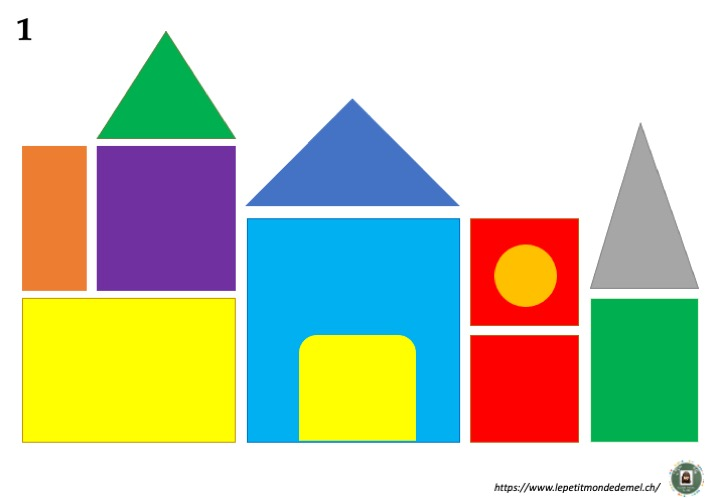
#> input picture Unidad 2 Visión Artificial con Python (OpenCV)/formas2.jpeg, 720 x 498 px, found by its file name
$ python Vision_u2_punto_8.py
#> lines starting #> are read from the running program, lines starting #| are printed output that depends on the picture; after the words box and inside, x2 and y2 are one past the last pixel; in counts of white or black regions, pixels touching at a corner belong together
import cv2
import numpy as np

imagen = cv2.imread(r'C:\Users\Yesenia\Documents\poo\IA\formas2.jpeg')
#> imagen is the input picture: shape (498, 720, 3); mean B, G, R 179.3, 204.1, 195.5
imagen = cv2.resize(imagen, (600, 550))
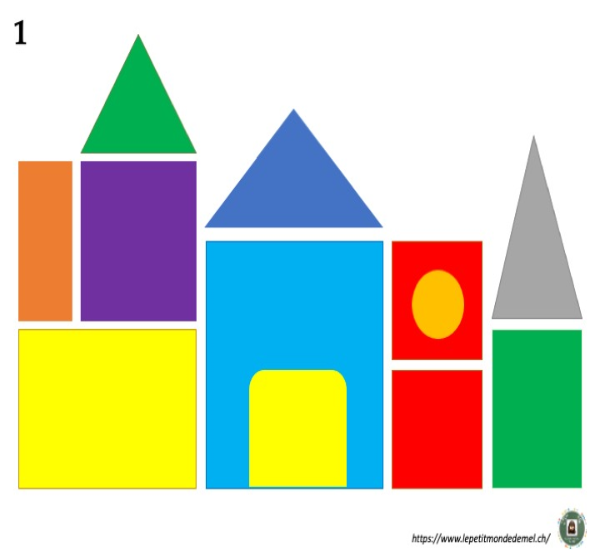
#> imagen: shape (550, 600, 3); mean B, G, R 179.2, 204.1, 195.4
gris = cv2.cvtColor(imagen, cv2.COLOR_BGR2GRAY)
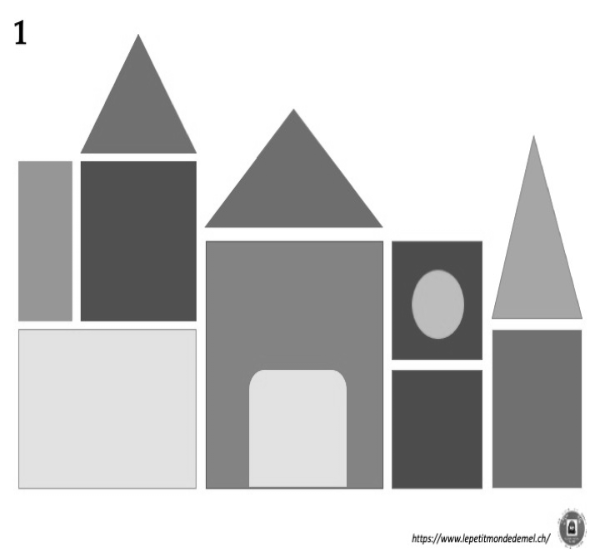
#> gris: shape (550, 600); min 0, max 255, mean 198.7
gaus = cv2.GaussianBlur(gris, (5, 5), 0)
_, binaria = cv2.threshold(gaus, 200, 255, cv2.THRESH_BINARY_INV)
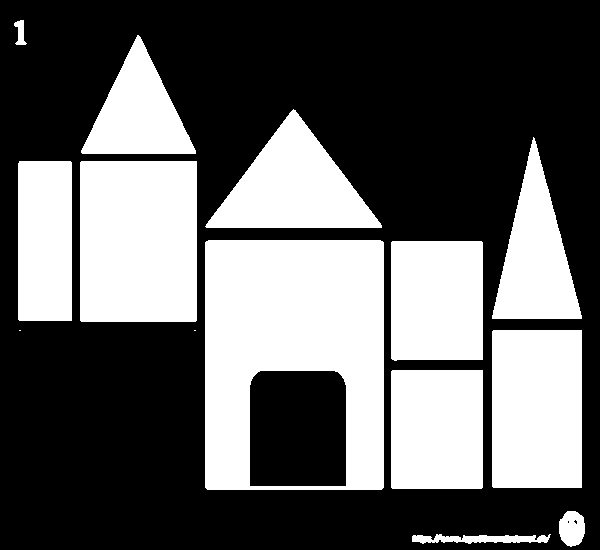
#> binaria: shape (550, 600); 38.1% white; 14 white regions (2 under 20 px)

contornos, _ = cv2.findContours(binaria, cv2.RETR_EXTERNAL, cv2.CHAIN_APPROX_SIMPLE)
#> contornos = 14 contours, 2 with area under 20; largest, box (x1, y1, x2, y2) and area: (205, 240, 384, 490) 44312, (80, 161, 197, 322) 18558, (492, 330, 582, 488) 13972, (391, 241, 483, 361) 10740, (391, 370, 483, 489) 10736

for contorno in contornos:
    if cv2.contourArea(contorno) > 300:
        cv2.drawContours(imagen, [contorno], -1, (0, 255, 0), 2)

        area = cv2.contourArea(contorno)
        perimetro = cv2.arcLength(contorno, True)
        epsilon = 0.02 * perimetro
        aproximacion = cv2.approxPolyDP(contorno, epsilon, True)

        if len(aproximacion) == 3:
            forma = "Triángulo"
        elif len(aproximacion) == 4:
            (x, y, w, h) = cv2.boundingRect(contorno)
            aspecto = w / float(h)
            forma = "Cuadrado" if 0.9 < aspecto < 1.1 else "Rectángulo"
        elif len(aproximacion) > 6:
            forma = "Círculo"
        else:
            forma = "Desconocido"

        M = cv2.moments(contorno)
        if M["m00"] != 0:
            cx = int(M["m10"] / M["m00"])
            cy = int(M["m01"] / M["m00"])
            cv2.putText(imagen, f"{forma}, A:{int(area)}", (cx - 50, cy),
                        cv2.FONT_HERSHEY_SIMPLEX, 0.5, (0, 0, 255), 2)
#> this loop made 14 passes
#> (area, perimetro, epsilon, aproximacion, x, y, w, h) on passes 3, 4, 7, 8, 9, 10: (10736.5, 416.2, 8.32, [[392, 370], [391, 487], [481, 488], [482, 370]], 391, 370, 92, 119), (13972, 490.8, 9.82, [[493, 330], [492, 486], [581, 487], [581, 330]], 492, 330, 90, 158), (10739.5, 417.1, 8.34, [[392, 241], [391, 358], [482, 359], [482, 242]], 391, 241, 92, 120), (44312, 849.3, 16.99, [[206, 241], [205, 487], [381, 489], [383, 242]], 205, 240, 179, 250), (18558.5, 550.2, 11, [[81, 161], [80, 320], [195, 321], [196, 161]], 80, 161, 117, 161), (8424.5, 422.2, 8.44, [[19, 161], [18, 319], [71, 320], [71, 162]], 18, 161, 54, 160)
#> (area, perimetro, epsilon, aproximacion, forma, cx, cy) on passes 1, 11, 12, 13: (740.5, 340.2, 6.8, [[412, 541], [546, 542], [550, 534]], 'Triángulo', 479, 538), (8218.5, 487.9, 9.76, [[533, 137], [492, 318], [581, 318]], 'Triángulo', 535, 257), (10615, 484.9, 9.7, [[205, 226], [381, 227], [293, 109]], 'Triángulo', 293, 187), (6947, 397.2, 7.94, [[137, 35], [81, 152], [195, 153]], 'Triángulo', 137, 113)
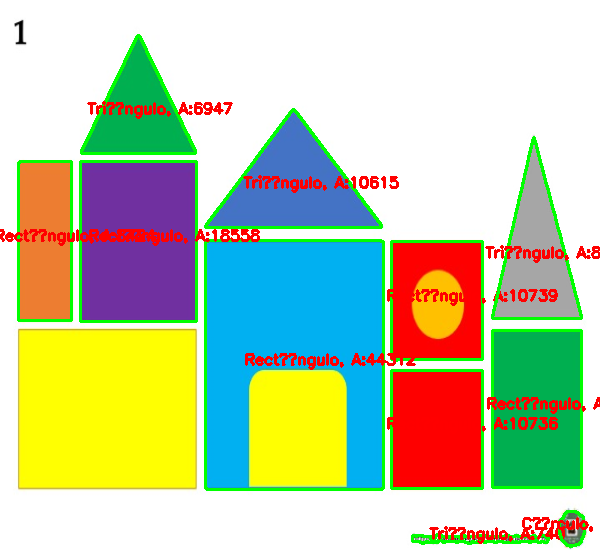
#> imagen: shape (550, 600, 3); 7.51% of pixels changed, all inside (x1, y1, x2, y2) = (0, 34, 600, 548)

cv2.imshow("Detección de objetos", imagen)
cv2.waitKey(0)
cv2.destroyAllWindows()

$ run again, with Unidad 2 Visión Artificial con Python (OpenCV)/camion.jpg copied over Unidad 2 Visión Artificial con Python (OpenCV)/formas2.jpeg
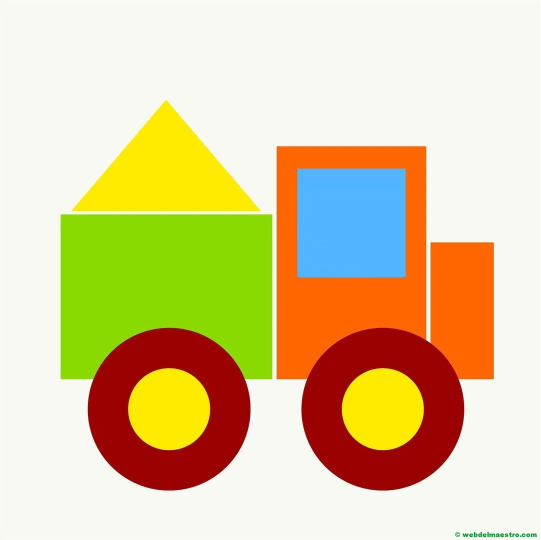
#> input picture Unidad 2 Visión Artificial con Python (OpenCV)/camion.jpg, 1081 x 1080 px, found by its file name (shown at 1/2 size)
#> imagen is the input picture: shape (1080, 1081, 3); mean B, G, R 153.5, 202.5, 220.9
#> `_, binaria = cv2.threshold(gaus, 200, 255, cv2.THRESH_BINARY_INV)`:
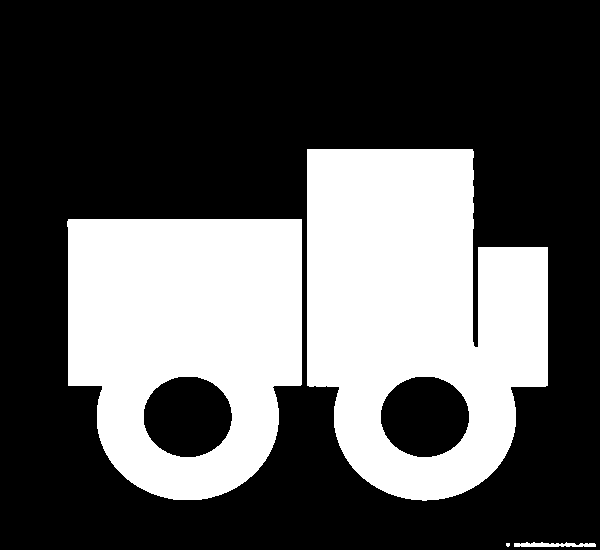
#> binaria: shape (550, 600); 34.1% white; 4 white regions (1 under 20 px)
#> contornos = 4 contours, 1 with area under 20; largest, box (x1, y1, x2, y2) and area: (307, 149, 548, 501) 66217, (67, 219, 302, 500) 56088, (514, 542, 596, 547) 220
#> the loop `for contorno in contornos:` made 4 passes
#> (area, perimetro, epsilon, forma, cx, cy) on passes 3 to 4: (56087.5, 981.5, 19.63, 'Círculo', 185, 343), (66217, 1337.5, 26.75, 'Círculo', 416, 318)
#> after the loop `for contorno in contornos:`:
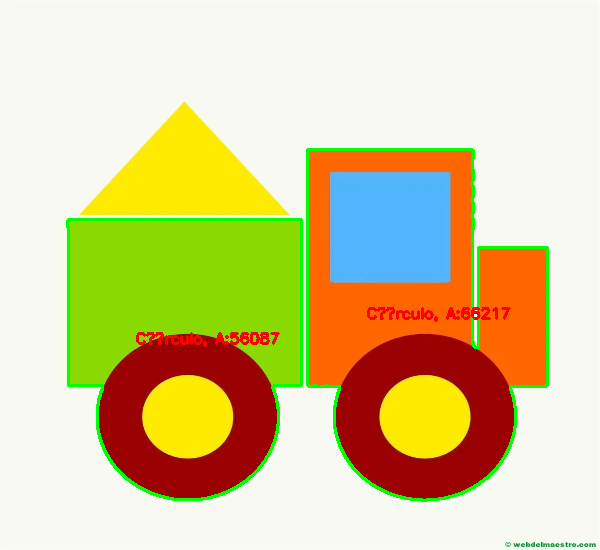
#> imagen: shape (550, 600, 3); mean B, G, R 151.3, 203.5, 216.8
